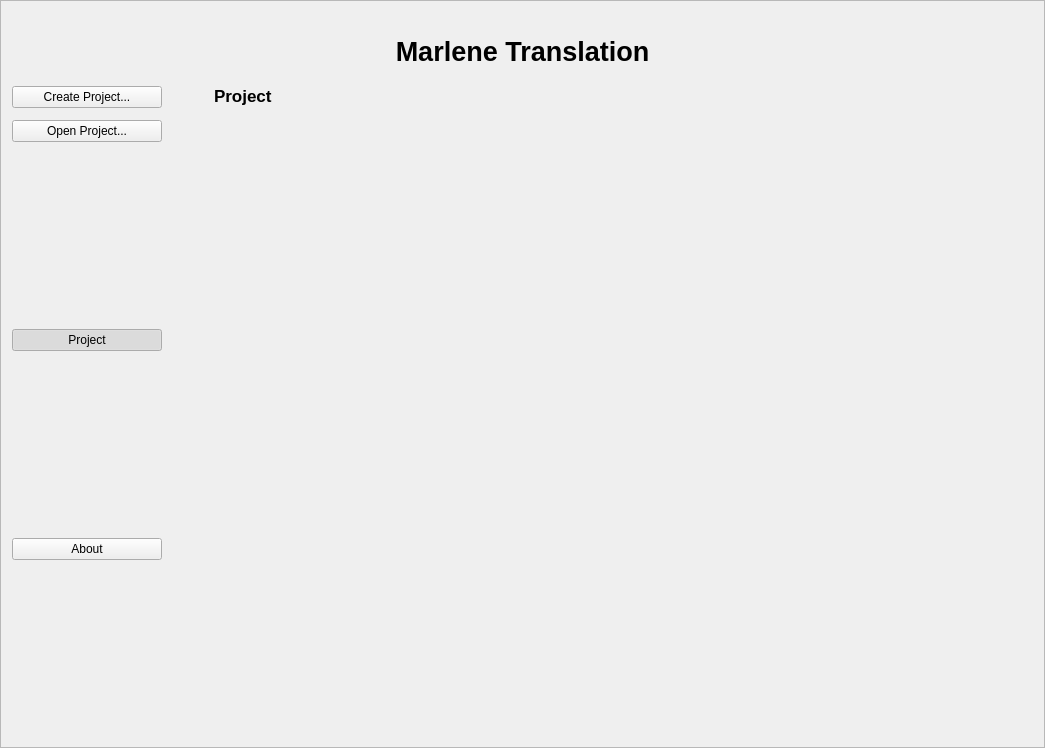
<?xml version="1.0" encoding="UTF-8"?>
<ui version="4.0">
 <class>WelcomePageController</class>
 <widget class="QWidget" name="WelcomePageController">
  <property name="geometry">
   <rect>
    <x>0</x>
    <y>0</y>
    <width>1045</width>
    <height>748</height>
   </rect>
  </property>
  <property name="windowTitle">
   <string>Form</string>
  </property>
  <property name="styleSheet">
   <string notr="true"/>
  </property>
  <layout class="QGridLayout" name="gridLayout">
   <property name="leftMargin">
    <number>0</number>
   </property>
   <property name="topMargin">
    <number>0</number>
   </property>
   <property name="rightMargin">
    <number>0</number>
   </property>
   <property name="bottomMargin">
    <number>0</number>
   </property>
   <property name="spacing">
    <number>0</number>
   </property>
   <item row="0" column="0">
    <widget class="QWidget" name="mainWidget" native="true">
     <property name="styleSheet">
      <string notr="true"/>
     </property>
     <layout class="QGridLayout" name="gridLayout_4">
      <property name="leftMargin">
       <number>0</number>
      </property>
      <property name="topMargin">
       <number>0</number>
      </property>
      <property name="rightMargin">
       <number>0</number>
      </property>
      <property name="bottomMargin">
       <number>0</number>
      </property>
      <item row="0" column="0">
       <widget class="QScrollArea" name="scrollArea">
        <property name="widgetResizable">
         <bool>true</bool>
        </property>
        <widget class="QWidget" name="scrollAreaWidgetContents">
         <property name="geometry">
          <rect>
           <x>0</x>
           <y>0</y>
           <width>1043</width>
           <height>746</height>
          </rect>
         </property>
         <layout class="QGridLayout" name="gridLayout_3">
          <property name="leftMargin">
           <number>0</number>
          </property>
          <property name="topMargin">
           <number>0</number>
          </property>
          <property name="rightMargin">
           <number>0</number>
          </property>
          <property name="bottomMargin">
           <number>0</number>
          </property>
          <item row="0" column="0">
           <layout class="QGridLayout" name="gridLayout_2">
            <property name="leftMargin">
             <number>11</number>
            </property>
            <property name="topMargin">
             <number>11</number>
            </property>
            <property name="rightMargin">
             <number>11</number>
            </property>
            <property name="verticalSpacing">
             <number>19</number>
            </property>
            <item row="0" column="0" colspan="3">
             <layout class="QVBoxLayout" name="verticalLayout_3">
              <item>
               <layout class="QHBoxLayout" name="horizontalLayout">
                <item>
                 <spacer name="horizontalSpacer">
                  <property name="orientation">
                   <enum>Qt::Horizontal</enum>
                  </property>
                  <property name="sizeHint" stdset="0">
                   <size>
                    <width>40</width>
                    <height>20</height>
                   </size>
                  </property>
                 </spacer>
                </item>
                <item>
                 <widget class="QLabel" name="lableMainLogo">
                  <property name="maximumSize">
                   <size>
                    <width>130</width>
                    <height>130</height>
                   </size>
                  </property>
                  <property name="styleSheet">
                   <string notr="true">QLabel {
    margin-bottom: 10px; /* Marge en dessous du titre */
}</string>
                  </property>
                  <property name="text">
                   <string/>
                  </property>
                  <property name="pixmap">
                   <pixmap resource="../../ressources.qrc">:/images/ressources/MarleneTranslation.png</pixmap>
                  </property>
                  <property name="scaledContents">
                   <bool>true</bool>
                  </property>
                 </widget>
                </item>
                <item>
                 <spacer name="horizontalSpacer_3">
                  <property name="orientation">
                   <enum>Qt::Horizontal</enum>
                  </property>
                  <property name="sizeHint" stdset="0">
                   <size>
                    <width>40</width>
                    <height>20</height>
                   </size>
                  </property>
                 </spacer>
                </item>
               </layout>
              </item>
              <item>
               <widget class="QLabel" name="label">
                <property name="font">
                 <font>
                  <pointsize>20</pointsize>
                  <bold>true</bold>
                 </font>
                </property>
                <property name="text">
                 <string>Marlene Translation</string>
                </property>
                <property name="alignment">
                 <set>Qt::AlignCenter</set>
                </property>
               </widget>
              </item>
             </layout>
            </item>
            <item row="2" column="2">
             <widget class="QLabel" name="labelProjet">
              <property name="font">
               <font>
                <pointsize>13</pointsize>
                <bold>true</bold>
               </font>
              </property>
              <property name="styleSheet">
               <string notr="true"/>
              </property>
              <property name="text">
               <string>Project</string>
              </property>
             </widget>
            </item>
            <item row="3" column="1">
             <spacer name="horizontalSpacer_2">
              <property name="orientation">
               <enum>Qt::Horizontal</enum>
              </property>
              <property name="sizeType">
               <enum>QSizePolicy::Preferred</enum>
              </property>
              <property name="sizeHint" stdset="0">
               <size>
                <width>40</width>
                <height>20</height>
               </size>
              </property>
             </spacer>
            </item>
            <item row="2" column="0" rowspan="2">
             <layout class="QVBoxLayout" name="verticalLayout">
              <item>
               <layout class="QVBoxLayout" name="verticalLayout_5">
                <property name="spacing">
                 <number>12</number>
                </property>
                <item>
                 <widget class="QPushButton" name="pushButtonNewProjet">
                  <property name="text">
                   <string>Create Project...</string>
                  </property>
                 </widget>
                </item>
                <item>
                 <widget class="QPushButton" name="pushButtonOpenProject">
                  <property name="minimumSize">
                   <size>
                    <width>150</width>
                    <height>0</height>
                   </size>
                  </property>
                  <property name="text">
                   <string>Open Project...</string>
                  </property>
                 </widget>
                </item>
               </layout>
              </item>
              <item>
               <spacer name="verticalSpacer">
                <property name="orientation">
                 <enum>Qt::Vertical</enum>
                </property>
                <property name="sizeHint" stdset="0">
                 <size>
                  <width>20</width>
                  <height>40</height>
                 </size>
                </property>
               </spacer>
              </item>
              <item>
               <widget class="QLabel" name="label_3">
                <property name="minimumSize">
                 <size>
                  <width>0</width>
                  <height>40</height>
                 </size>
                </property>
                <property name="text">
                 <string/>
                </property>
               </widget>
              </item>
              <item>
               <spacer name="verticalSpacer_5">
                <property name="orientation">
                 <enum>Qt::Vertical</enum>
                </property>
                <property name="sizeHint" stdset="0">
                 <size>
                  <width>20</width>
                  <height>40</height>
                 </size>
                </property>
               </spacer>
              </item>
              <item>
               <layout class="QVBoxLayout" name="verticalLayout_4">
                <property name="spacing">
                 <number>12</number>
                </property>
                <item>
                 <widget class="QPushButton" name="pushButtonProjets">
                  <property name="text">
                   <string>Project</string>
                  </property>
                  <property name="checkable">
                   <bool>true</bool>
                  </property>
                  <property name="checked">
                   <bool>true</bool>
                  </property>
                 </widget>
                </item>
               </layout>
              </item>
              <item>
               <spacer name="verticalSpacer_2">
                <property name="orientation">
                 <enum>Qt::Vertical</enum>
                </property>
                <property name="sizeHint" stdset="0">
                 <size>
                  <width>20</width>
                  <height>40</height>
                 </size>
                </property>
               </spacer>
              </item>
              <item>
               <widget class="QLabel" name="label_2">
                <property name="minimumSize">
                 <size>
                  <width>0</width>
                  <height>40</height>
                 </size>
                </property>
                <property name="text">
                 <string/>
                </property>
               </widget>
              </item>
              <item>
               <spacer name="verticalSpacer_4">
                <property name="orientation">
                 <enum>Qt::Vertical</enum>
                </property>
                <property name="sizeHint" stdset="0">
                 <size>
                  <width>20</width>
                  <height>40</height>
                 </size>
                </property>
               </spacer>
              </item>
              <item>
               <widget class="QPushButton" name="pushButtonAbout">
                <property name="text">
                 <string>About</string>
                </property>
               </widget>
              </item>
              <item>
               <spacer name="verticalSpacer_3">
                <property name="orientation">
                 <enum>Qt::Vertical</enum>
                </property>
                <property name="sizeHint" stdset="0">
                 <size>
                  <width>20</width>
                  <height>40</height>
                 </size>
                </property>
               </spacer>
              </item>
              <item>
               <widget class="QLabel" name="label_4">
                <property name="minimumSize">
                 <size>
                  <width>0</width>
                  <height>40</height>
                 </size>
                </property>
                <property name="text">
                 <string/>
                </property>
               </widget>
              </item>
              <item>
               <spacer name="verticalSpacer_6">
                <property name="orientation">
                 <enum>Qt::Vertical</enum>
                </property>
                <property name="sizeHint" stdset="0">
                 <size>
                  <width>20</width>
                  <height>40</height>
                 </size>
                </property>
               </spacer>
              </item>
             </layout>
            </item>
            <item row="3" column="2">
             <widget class="QStackedWidget" name="stackedWidget">
              <widget class="QWidget" name="page"/>
              <widget class="QWidget" name="page_2"/>
             </widget>
            </item>
           </layout>
          </item>
         </layout>
        </widget>
       </widget>
      </item>
     </layout>
    </widget>
   </item>
  </layout>
 </widget>
 <resources>
  <include location="../../ressources.qrc"/>
 </resources>
 <connections/>
 <slots>
  <signal>openProject(QString)</signal>
 </slots>
</ui>
